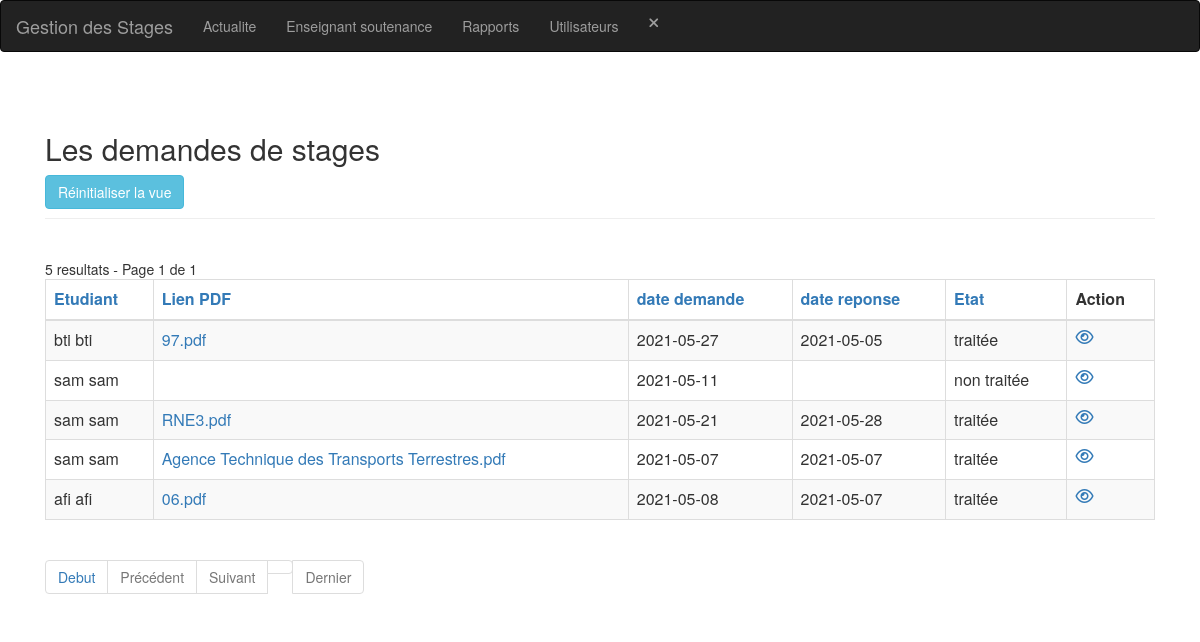
Screenshot of /demande_stage-index.php (signed in) with the database file from the repository.
### tables this page shows
CREATE TABLE IF NOT EXISTS `demande_stage` (
  `id` int(11) NOT NULL AUTO_INCREMENT,
  `id_etudiant` int(11) NOT NULL,
  `nom_pdf` varchar(250) NOT NULL,
  `date_demande` varchar(15) NOT NULL,
  `date_reponse` varchar(15) NOT NULL,
  `etat` int(11) NOT NULL,
  PRIMARY KEY (`id`),
  KEY `demande_stage_ibfk_1` (`id_etudiant`)
);

CREATE TABLE IF NOT EXISTS `utilisateur` (
  `id` int(11) NOT NULL AUTO_INCREMENT,
  `nom` varchar(30) NOT NULL,
  `prenom` varchar(30) NOT NULL,
  `tel` int(30) NOT NULL,
  `email` varchar(50) NOT NULL,
  `adresse` varchar(50) NOT NULL,
  `cin` varchar(10) NOT NULL,
  `login` varchar(30) NOT NULL,
  `pwd` varchar(30) NOT NULL,
  `approuver` int(11) NOT NULL,
  `type` int(11) NOT NULL,
  PRIMARY KEY (`id`),
  UNIQUE KEY `login` (`login`)
);

### config.php (called while the page is built, shortened)
<?php
$no_of_records_per_page = 8;

### function.php (called while the page is built)
<?php
function getEtudiantName($link, $id)
{
    $nom = '';
    $sql = "SELECT nom,prenom FROM utilisateur WHERE id = $id";
    if ($stmt = mysqli_prepare($link, $sql)) {
        if (mysqli_stmt_execute($stmt)) {
            $result = mysqli_stmt_get_result($stmt);
            if (mysqli_num_rows($result) == 1) {
                $row = mysqli_fetch_array($result, MYSQLI_ASSOC);
                $nom = $row["nom"] . ' ' . $row["prenom"];
            }
        }
    }
    return $nom;
}
function getEtat($etat)
{
    if ($etat) {
        return 'traitée';
    } else {
        return 'non traitée';
    }
}

### demande_stage-index.php (the view, shortened to what this page needs)
<?php
include_once('header.php');
include_once('navbar.php');
include_once('function.php');
?>
<section class="pt-5">
    <div class="container-fluid">
        <div class="row">
            <div class="col-md-12">
                <div class="page-header clearfix">
                    <h2 class="float-left">Les demandes de stages</h2>
                    <a href="demande_stage-index.php" class="btn btn-info float-right mr-2">Réinitialiser la vue</a>
                </div>
                <br>
                <?php
                require_once "config.php";
                $domain     = $_SERVER['HTTP_HOST'];
                $script   = $_SERVER['SCRIPT_NAME'];
                $parameters   = $_SERVER['QUERY_STRING'];
                $protocol = strpos(strtolower($_SERVER['SERVER_PROTOCOL']), 'https')
                    === FALSE ? 'http' : 'https';
                $currenturl = $protocol . '://' . $domain . $script . '?' . $parameters;
                if (isset($_GET['pageno'])) {
                    $pageno = $_GET['pageno'];
                } else {
                    $pageno = 1;
                }
                $offset = ($pageno - 1) * $no_of_records_per_page;
                $total_pages_sql = "SELECT COUNT(*) FROM demande_stage";
                $result = mysqli_query($link, $total_pages_sql);
                $total_rows = mysqli_fetch_array($result)[0];
                $total_pages = ceil($total_rows / $no_of_records_per_page);
                $order = 'id';
                $sort = 'desc';
                $wheresql = '';
                $sql = "SELECT * FROM demande_stage " . $wheresql . " ORDER BY $order $sort LIMIT $offset, $no_of_records_per_page";
                $count_pages = "SELECT * FROM demande_stage " . $wheresql;
                if (!empty($_GET['search'])) {
                    $search = ($_GET['search']);
                    $sql = "SELECT * FROM demande_stage
                            WHERE CONCAT (id_etudiant,nom_pdf,date_demande,date_reponse,etat)
                            LIKE '%$search%'
                            ORDER BY $order $sort
                            LIMIT $offset, $no_of_records_per_page";
                    $count_pages = "SELECT * FROM demande_stage
                            WHERE CONCAT (id_etudiant,nom_pdf,date_demande,date_reponse,etat)
                            LIKE '%$search%'
                            ORDER BY $order $sort";
                } else {
                    $search = "";
                }
                if ($result = mysqli_query($link, $sql)) {
                    if (mysqli_num_rows($result) > 0) {
                        if ($result_count = mysqli_query($link, $count_pages)) {
                            $total_pages = ceil(mysqli_num_rows($result_count) / $no_of_records_per_page);
                        }
                        $number_of_results = mysqli_num_rows($result_count);
                        echo " " . $number_of_results . " resultats - Page " . $pageno . " de " . $total_pages;
                        echo "<table class='table table-bordered table-striped'>";
                        echo "<thead>";
                        echo "<tr>";
                        echo "<th><a href=?search=$search&sort=&order=id_etudiant&sort=$sort>Etudiant</th>";
                        echo "<th><a href=?search=$search&sort=&order=nom_pdf&sort=$sort>Lien PDF</th>";
                        echo "<th><a href=?search=$search&sort=&order=date_demande&sort=$sort>date demande</th>";
                        echo "<th><a href=?search=$search&sort=&order=date_reponse&sort=$sort>date reponse</th>";
                        echo "<th><a href=?search=$search&sort=&order=etat&sort=$sort>Etat</th>";
                        echo "<th>Action</th>";
                        echo "</tr>";
                        echo "</thead>";
                        echo "<tbody>";
                        while ($row = mysqli_fetch_array($result)) {
                            echo "<tr>";
                            echo "<td>" . getEtudiantName($link, $row['id_etudiant']) . "</td>";
                            echo "<td><a href='/stages_/stages/demandes/" . $row['nom_pdf'] . "'>" . $row['nom_pdf'] . "</a></td>";
                            echo "<td>" . $row['date_demande'] . "</td>";
                            echo "<td>" . $row['date_reponse'] . "</td>";
                            echo "<td>" . getEtat($row['etat']) . "</td>";
                            echo "<td>";
                            echo "<a href='demande_stage-read.php?id=" . $row['id'] . "' title='Afficher enregistrement' data-toggle='tooltip'><i class='far fa-eye'></i></a>";
                            echo "</td>";
                            echo "</tr>";
                        }
                        echo "</tbody>";
                        echo "</table>";
                ?>
                        <ul class="pagination" align-right>
                            <?php
                            $new_url = preg_replace('/&?pageno=[^&]*/', '', $currenturl);
                            ?>
                            <li class="page-item"><a class="page-link" href="<?php echo $new_url . '&pageno=1' ?>">Debut</a></li>
                            <li class="page-item <?php if ($pageno <= 1) {
                                                        echo 'disabled';
                                                    } ?>">
                                <a class="page-link" href="<?php if ($pageno <= 1) {
                                                                echo '#';
                                                            } else {
                                                                echo $new_url . "&pageno=" . ($pageno - 1);
                                                            } ?>">Précédent</a>
                            </li>
                            <li class="page-item <?php if ($pageno >= $total_pages) {
                                                        echo 'disabled';
                                                    } ?>">
                                <a class="page-link" href="<?php if ($pageno >= $total_pages) {
                                                                echo '#';
                                                            } else {
                                                                echo $new_url . "&pageno=" . ($pageno + 1);
                                                            } ?>">Suivant</a>
                            </li>
                            <li class="page-item <?php if ($pageno >= $total_pages) {
                                                        echo 'disabled';
                                                    } ?>">
                                <a class="page-item"><a class="page-link" href="<?php echo $new_url . '&pageno=' . $total_pages; ?>">Dernier</a>
                            </li>
                        </ul>
                <?php
                    } else {
                        echo "<p class='lead'><em>Aucun enregistrement n'a été trouvé.</em></p>";
                    }
                } else {
                    echo "ERROR: Could not able to execute $sql. " . mysqli_error($link);
                }
                ?>
            </div>
        </div>
    </div>
</section>
<?php
include_once('footer.php');
?>
</body>
</html>

### rows the page displays
demande_stage: id_etudiant.prenom "bti bti", nom_pdf "97.pdf", date_demande "2021-05-27", date_reponse "2021-05-05", etat "traitée"
demande_stage: id_etudiant.prenom "sam sam", date_demande "2021-05-11", etat "non traitée"
demande_stage: id_etudiant.prenom "sam sam", nom_pdf "RNE3.pdf", date_demande "2021-05-21", date_reponse "2021-05-28", etat "traitée"
demande_stage: id_etudiant.prenom "sam sam", nom_pdf "Agence Technique des Transports Terrestres.pdf", date_demande "2021-05-07", date_reponse "2021-05-07", etat "traitée"
demande_stage: id_etudiant.prenom "afi afi", nom_pdf "06.pdf", date_demande "2021-05-08", date_reponse "2021-05-07", etat "traitée"

### other values shown
$number_of_results "5"
$pageno "1"
$total_pages "1"
